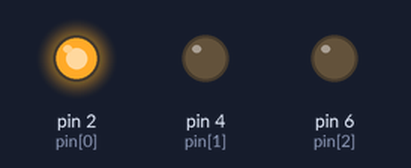
A sketch run on a simulated Arduino Uno, built with avr-gcc and run on an emulated ATmega328P. Parts: output pins drawn as LEDs (lit = HIGH).

Above: at 0.5 s.
At 1.5 s:
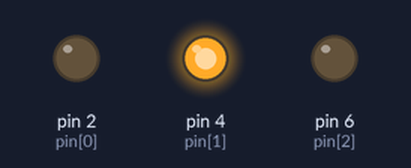
At 5.5 s:
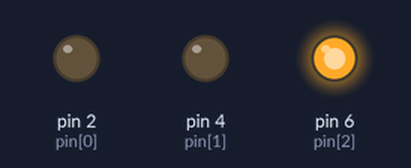
Timing chart, 0 to 6.9 s (numbered marks = the images above):
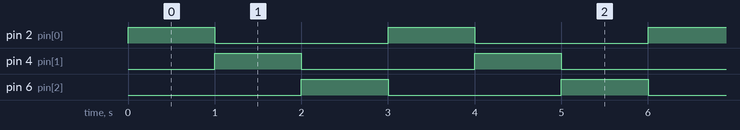

The sketch:

using_array.ino
```cpp
void setup() {
  // put your setup code here, to run once:
  Serial.begin(9600);
  pinMode(2,OUTPUT);
  pinMode(4,OUTPUT);
  pinMode(6,OUTPUT);

}

void loop() {
  // put your main code here, to run repeatedly:
  int pin[3]={2,4,6};
  for (int i=0; i<3; i++){
    digitalWrite(pin[i],HIGH);
    delay(1000);
    digitalWrite(pin[i] ,LOW);
  }


}
```

Measured:
- by itself, pin 2 (pin[0]), pin 4 (pin[1]), pin 6 (pin[2]): alternates HIGH for 1.0 s and LOW for 2.0 s
- by itself, everything shown: repeats every 3.0 s, in 4 steps
